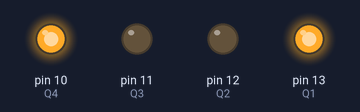
A sketch run on a simulated Arduino Uno, built with avr-gcc and run on an emulated ATmega328P. On the bench: output pins drawn as LEDs (lit = HIGH).

Above: at 2.5 s.
At 7.5 s:
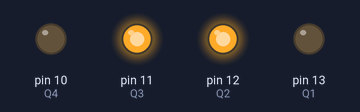
Timing chart, 0 to 13.0 s (numbered marks = the images above):
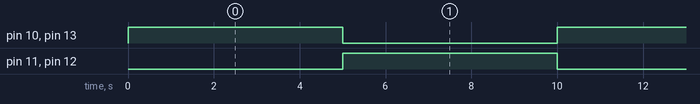

Measured:
- by itself, pin 10 (Q4), pin 11 (Q3), pin 12 (Q2), pin 13 (Q1): alternates HIGH for 5.0 s and LOW for 5.0 s

The sketch:

motor_control.ino
```cpp
int Q1=13;
int Q2=12;
int Q3=11;
int Q4=10;

void setup() {
  // put your setup code here, to run once:
  pinMode(Q1,OUTPUT);
  pinMode(Q2,OUTPUT);
  pinMode(Q3,OUTPUT);
  pinMode(Q4,OUTPUT);

}

void loop() {
  // put your main code here, to run repeatedly:
  digitalWrite(Q1,HIGH);
  digitalWrite(Q4,HIGH);
  digitalWrite(Q3,LOW);
  digitalWrite(Q2,LOW);
  delay(5000);
  digitalWrite(Q3,HIGH);
  digitalWrite(Q2,HIGH);
  digitalWrite(Q4,LOW);
  digitalWrite(Q1,LOW);
  delay(5000);
}
```
